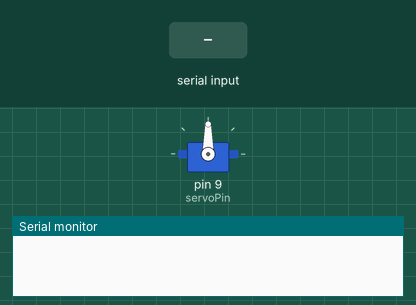
Simulated run of this sketch. Board: Arduino Uno, built with avr-gcc and run on an emulated ATmega328P. Shown: servo, the last lines printed to the serial monitor. The test bench sets the inputs (shaded band).

Above: at 1.2 s.
1.3 s: "30,150\n" received over Serial
At 3.6 s:
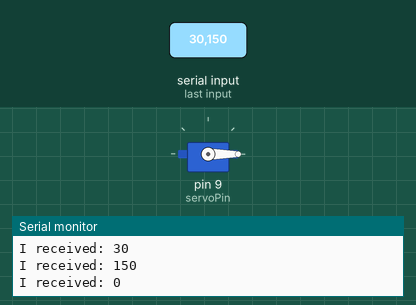
4.1 s: "90,45\n" received over Serial
At 4.8 s:
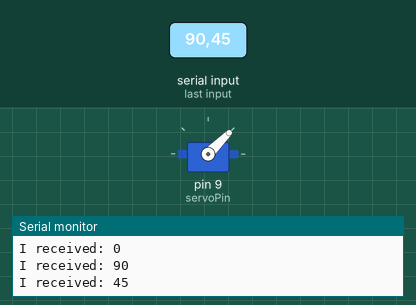
6.8 s: "200\n" received over Serial
At 7.6 s:
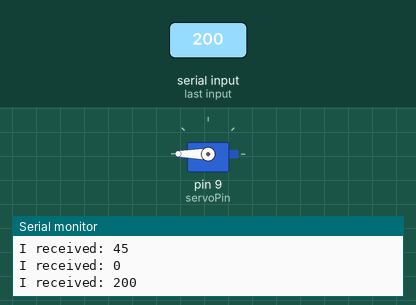
Timing chart, 0 to 9.8 s (numbered marks = the images above; inputs shaded):
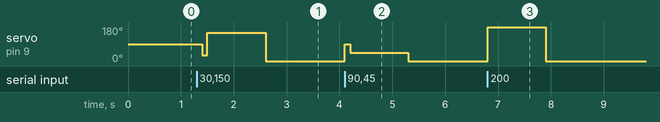

Measured:
- after the input at 1.3 s, servo on pin 9 (servoPin): 90° → 30° after 0.10 s, → 150° 0.10 s later, → 0° 1.1 s later
- after the input at 4.1 s, servo on pin 9 (servoPin): 0° → 90° at once, → 45° 0.10 s later, → 0° 1.1 s later
- after the input at 6.8 s, servo on pin 9 (servoPin): 0° → 180° at once, → 0° 1.1 s later

The sketch:

mood_cue.ino
```cpp
#include <Servo.h>

Servo servo;

const int servoPin = 9;
const int potentioPin = A0;
float rawPinValue;
float voltage;
float temperature;
int servoAngle;

int incomingByte;


void setup() {
	servo.attach(servoPin);
	Serial.begin(9600);
}

void loop() {
	if (Serial.available() > 0) {
		incomingByte = Serial.parseInt();

		Serial.print("I received: ");
		Serial.println(incomingByte);
		servo.write(incomingByte);
	}
	delay(100);
}
```
